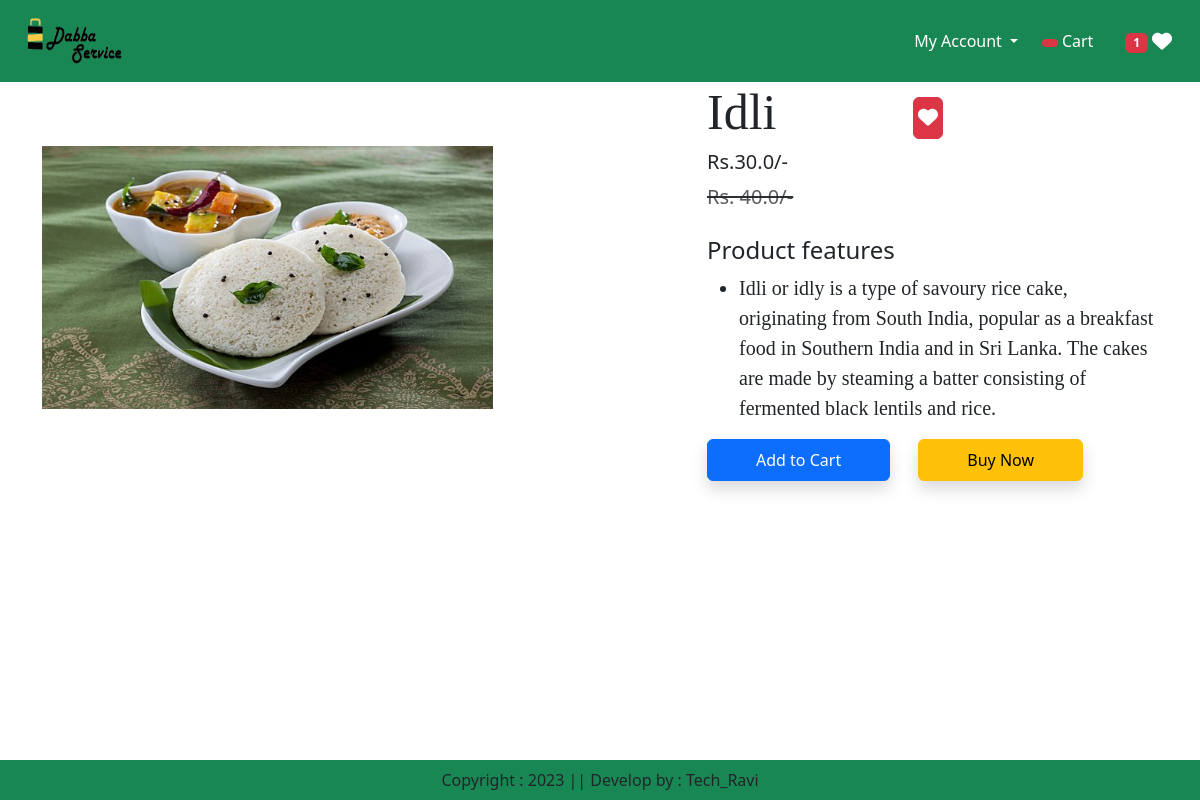
The app's page /product-detail/22 (signed in) with its own data.
### app/models.py (models this page shows, shortened)
class Product(models.Model):
    title = models.CharField(max_length=100)
    selling_price = models.FloatField()
    discounted_price =models.FloatField()
    description = models.TextField()
    composition = models.TextField(default='')
    category = models.CharField(choices=CATEGORY_CHOICES, max_length=2)
    product_image = models.ImageField(upload_to='product')

### app/views.py (the view)
# urls.py: path("product-detail/<int:pk>", views.ProductDetail.as_view(),name="product-detail"),
@method_decorator(login_required,name='dispatch')
class ProductDetail(View):
    def get(self,request,pk):
        product = Product.objects.get(pk=pk)
        wishlist = Wishlist.objects.filter(Q(product=product) & Q(user=request.user))
        totalitem = 0
        wishitem = 0
        if request.user.is_authenticated:
           totalitem = len(Cart.objects.filter(user=request.user))
           wishitem = len(Wishlist.objects.filter(user=request.user))
        return render(request,"app/productdetail.html",locals())

### app/templates/app/productdetail.html (shortened to what this page needs)
{% extends 'app/base.html' %}
{% load static %}
{% block main-content %}
    <div class="container">
        <div class="row flex justify-content-between">
            <div class="img2 col-lg-5 mt-5">
                <img src="{{product.product_image.url}}" class="image col-xs-6
                col-sm-12 col-lg-12 mt-3 text-sm-center w-100 h-75" alt="">
            </div>
            <div class="productdetail col-lg-5">
                <h1 style="font-family: Georgia; font-size: 50px;">{{product.title}}&emsp;&emsp;
                  {% if wishlist %}
                    <a pid={{product.id}} class="minus-wishlist btn btn-danger shodow px-1 py-2 ms-4"><i class="fas fa-heart fa-lg"></i></a>
                  {% else %}
                    <a pid={{product.id}} class="plus-wishlist btn btn-warning shodow px-1 py-2 ms-4"><i class="fas fa-heart fa-lg"></i></a>
                  {% endif %}
            </h1>
                <h5>Rs.{{product.discounted_price}}/-</h5>
                <small class="text-decoration-line-through text-muted fs-5">
                <del>Rs. {{product.selling_price}}/-</small></del>
                <br><br><h4>Product features</h4>
                <ul class="fs-5" style="font-family: Rajdhani;">
                    <li>{{product.description}}</li>
                </ul>
                  <form action="/add-to-cart" class="d-inline">
                    <button type="submit" class="btn btn-primary shadow px-5 py-2">Add to Cart</button>
                  </form>
                    <a href="{% url 'showcart' %}" class="btn btn-warning shadow px-5 py-2 ms-4">Buy Now</a></div>
            </div>
        </div>
{% endblock main-content %}

### records on screen
Product: product_image (picture), title "Idli", discounted_price "30.0", selling_price "40.0", description "Idli or idly is a type of savoury rice cake, originating from South India, popular as a breakfast food in Southern India and in Sri Lanka. The cakes are made by steaming a batter consisting of fermented black lentils and rice."

### other values on screen
{{ wishitem }} "1"
